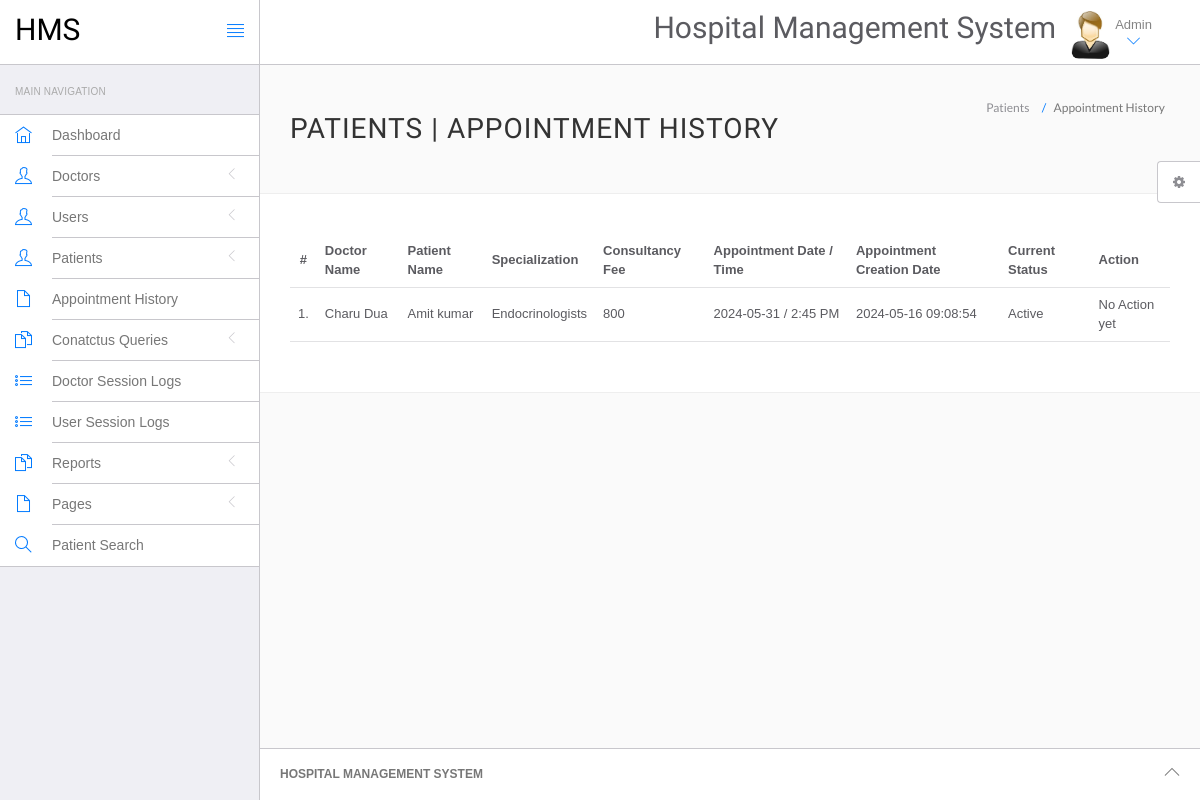
/admin/appointment-history.php (signed in), run on an earlier commit of the app's database.
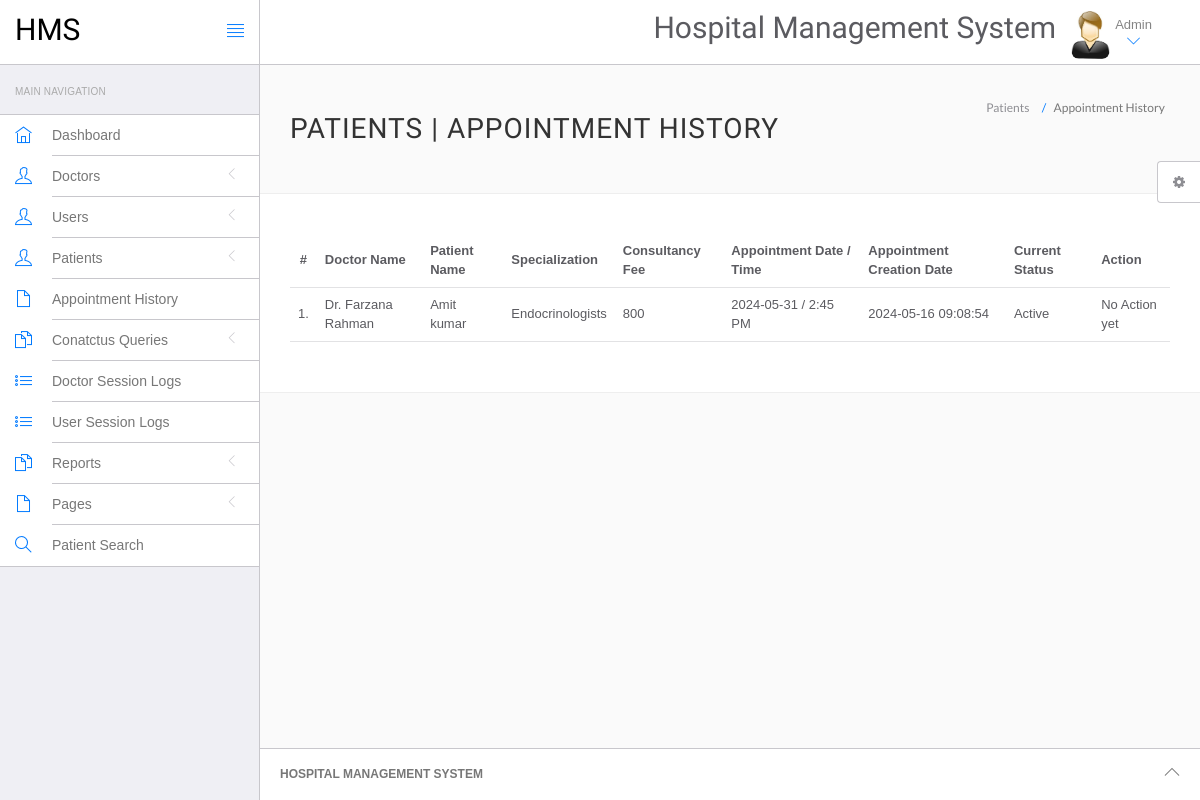
And on a later commit of the database.
### tables this page shows
CREATE TABLE `appointment` (
  `id` int NOT NULL,
  `doctorSpecialization` varchar(255) DEFAULT NULL,
  `doctorId` int DEFAULT NULL,
  `userId` int DEFAULT NULL,
  `consultancyFees` int DEFAULT NULL,
  `appointmentDate` varchar(255) DEFAULT NULL,
  `appointmentTime` varchar(255) DEFAULT NULL,
  `postingDate` timestamp NULL DEFAULT CURRENT_TIMESTAMP,
  `userStatus` int DEFAULT NULL,
  `doctorStatus` int DEFAULT NULL,
  `updationDate` timestamp NULL DEFAULT NULL ON UPDATE CURRENT_TIMESTAMP
);

CREATE TABLE `doctors` (
  `id` int NOT NULL,
  `specilization` varchar(255) DEFAULT NULL,
  `doctorName` varchar(255) DEFAULT NULL,
  `address` longtext,
  `docFees` varchar(255) DEFAULT NULL,
  `contactno` bigint DEFAULT NULL,
  `docEmail` varchar(255) DEFAULT NULL,
  `password` varchar(255) DEFAULT NULL,
  `creationDate` timestamp NULL DEFAULT CURRENT_TIMESTAMP,
  `updationDate` timestamp NULL DEFAULT NULL ON UPDATE CURRENT_TIMESTAMP
);

CREATE TABLE `users` (
  `id` int NOT NULL,
  `fullName` varchar(255) DEFAULT NULL,
  `address` longtext,
  `city` varchar(255) DEFAULT NULL,
  `gender` varchar(255) DEFAULT NULL,
  `email` varchar(255) DEFAULT NULL,
  `password` varchar(255) DEFAULT NULL,
  `regDate` timestamp NULL DEFAULT CURRENT_TIMESTAMP,
  `updationDate` timestamp NULL DEFAULT NULL ON UPDATE CURRENT_TIMESTAMP
);

### admin/appointment-history.php (the view, shortened to what this page needs)
<?php
include('include/config.php');
if(strlen($_SESSION['id']==0)) {
 header('location:logout.php');
  } else{
?>
<!DOCTYPE html>
<html lang="en">
	<head>
		<link rel="stylesheet" href="vendor/bootstrap/css/bootstrap.min.css">
		<link rel="stylesheet" href="vendor/fontawesome/css/font-awesome.min.css">
		<link rel="stylesheet" href="vendor/themify-icons/themify-icons.min.css">
		<link href="vendor/animate.css/animate.min.css" rel="stylesheet" media="screen">
		<link href="vendor/perfect-scrollbar/perfect-scrollbar.min.css" rel="stylesheet" media="screen">
		<link href="vendor/switchery/switchery.min.css" rel="stylesheet" media="screen">
		<link href="vendor/bootstrap-touchspin/jquery.bootstrap-touchspin.min.css" rel="stylesheet" media="screen">
		<link href="vendor/select2/select2.min.css" rel="stylesheet" media="screen">
		<link href="vendor/bootstrap-datepicker/bootstrap-datepicker3.standalone.min.css" rel="stylesheet" media="screen">
		<link href="vendor/bootstrap-timepicker/bootstrap-timepicker.min.css" rel="stylesheet" media="screen">
		<link rel="stylesheet" href="assets/css/styles.css">
		<link rel="stylesheet" href="assets/css/plugins.css">
		<link rel="stylesheet" href="assets/css/themes/theme-1.css" id="skin_color" />
	</head>
	<body>
		<div id="app">
<?php include('include/sidebar.php');?>
			<div class="app-content">
					<?php include('include/header.php');?>
				<div class="main-content" >
					<div class="wrap-content container" id="container">
						<section id="page-title">
							<div class="row">
								<div class="col-sm-8">
									<h1 class="mainTitle">Patients  | Appointment History</h1>
																	</div>
								<ol class="breadcrumb">
									<li>
										<span>Patients </span>
									</li>
									<li class="active">
										<span>Appointment History</span>
									</li>
								</ol>
							</div>
						</section>
						<div class="container-fluid container-fullw bg-white">
									<div class="row">
								<div class="col-md-12">
									<table class="table table-hover" id="sample-table-1">
										<thead>
											<tr>
												<th class="center">#</th>
												<th class="hidden-xs">Doctor Name</th>
												<th>Patient Name</th>
												<th>Specialization</th>
												<th>Consultancy Fee</th>
												<th>Appointment Date / Time </th>
												<th>Appointment Creation Date  </th>
												<th>Current Status</th>
												<th>Action</th>
											</tr>
										</thead>
										<tbody>
<?php
$sql=mysqli_query($con,"select doctors.doctorName as docname,users.fullName as pname,appointment.*  from appointment join doctors on doctors.id=appointment.doctorId join users on users.id=appointment.userId ");
$cnt=1;
while($row=mysqli_fetch_array($sql))
{
?>
											<tr>
												<td class="center"><?php echo $cnt;?>.</td>
												<td class="hidden-xs"><?php echo $row['docname'];?></td>
												<td class="hidden-xs"><?php echo $row['pname'];?></td>
												<td><?php echo $row['doctorSpecialization'];?></td>
												<td><?php echo $row['consultancyFees'];?></td>
												<td><?php echo $row['appointmentDate'];?> / <?php echo
												 $row['appointmentTime'];?>
												</td>
												<td><?php echo $row['postingDate'];?></td>
												<td>
<?php if(($row['userStatus']==1) && ($row['doctorStatus']==1))
{
	echo "Active";
}
												?></td>
												<td >
												<div class="visible-md visible-lg hidden-sm hidden-xs">
							<?php if(($row['userStatus']==1) && ($row['doctorStatus']==1))
{
echo "No Action yet";
	 } else {
		echo "Canceled";
		} ?>
												</div>
												</td>
											</tr>
											<?php
$cnt=$cnt+1;
											 }?>
										</tbody>
									</table>
								</div>
							</div>
								</div>
					</div>
				</div>
			</div>
	<?php include('include/footer.php');?>
	<?php include('include/setting.php');?>
		</div>
	</body>
</html>
<?php } ?>

What changed in the data, as far as the page shows it:
changed through a linked row, appointment "Endocrinologists": doctorId.doctorName "Charu Dua" → "Dr. Farzana Rahman"
